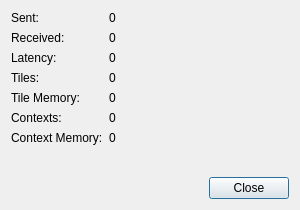
<?xml version="1.0" encoding="UTF-8"?>
<ui version="4.0">
 <class>NetStats</class>
 <widget class="QDialog" name="NetStats">
  <property name="geometry">
   <rect>
    <x>0</x>
    <y>0</y>
    <width>300</width>
    <height>210</height>
   </rect>
  </property>
  <property name="windowTitle">
   <string>Statistics</string>
  </property>
  <layout class="QFormLayout">
   <item row="0" column="0">
    <widget class="QLabel">
     <property name="text">
      <string>Sent:</string>
     </property>
    </widget>
   </item>
   <item row="0" column="1">
    <widget class="QLabel" name="sentLabel">
     <property name="text">
      <string notr="true">0</string>
     </property>
     <property name="textFormat">
      <enum>Qt::PlainText</enum>
     </property>
    </widget>
   </item>
   <item row="1" column="0">
    <widget class="QLabel">
     <property name="text">
      <string>Received:</string>
     </property>
    </widget>
   </item>
   <item row="1" column="1">
    <widget class="QLabel" name="recvLabel">
     <property name="text">
      <string notr="true">0</string>
     </property>
     <property name="textFormat">
      <enum>Qt::PlainText</enum>
     </property>
    </widget>
   </item>
   <item row="2" column="0">
    <widget class="QLabel">
     <property name="text">
      <string>Latency:</string>
     </property>
    </widget>
   </item>
   <item row="2" column="1">
    <widget class="QLabel" name="lagLabel">
     <property name="text">
      <string notr="true">0</string>
     </property>
     <property name="textFormat">
      <enum>Qt::PlainText</enum>
     </property>
    </widget>
   </item>
   <item row="3" column="0">
    <widget class="QLabel">
     <property name="text">
      <string>Tiles:</string>
     </property>
    </widget>
   </item>
   <item row="3" column="1">
    <widget class="QLabel" name="tilesLabel">
     <property name="text">
      <string notr="true">0</string>
     </property>
    </widget>
   </item>
   <item row="4" column="0">
    <widget class="QLabel">
     <property name="text">
      <string>Tile Memory:</string>
     </property>
    </widget>
   </item>
   <item row="4" column="1">
    <widget class="QLabel" name="tileMemoryLabel">
     <property name="text">
      <string notr="true">0</string>
     </property>
    </widget>
   </item>
   <item row="5" column="0">
    <widget class="QLabel">
     <property name="text">
      <string>Contexts:</string>
     </property>
    </widget>
   </item>
   <item row="6" column="0">
    <widget class="QLabel">
     <property name="text">
      <string>Context Memory:</string>
     </property>
    </widget>
   </item>
   <item row="6" column="1">
    <widget class="QLabel" name="contextMemoryLabel">
     <property name="text">
      <string notr="true">0</string>
     </property>
    </widget>
   </item>
   <item row="7" column="0">
    <spacer>
     <property name="orientation">
      <enum>Qt::Vertical</enum>
     </property>
     <property name="sizeHint" stdset="0">
      <size>
       <width>20</width>
       <height>0</height>
      </size>
     </property>
    </spacer>
   </item>
   <item row="8" column="0" colspan="2">
    <widget class="QDialogButtonBox" name="buttonBox">
     <property name="standardButtons">
      <set>QDialogButtonBox::Close</set>
     </property>
    </widget>
   </item>
   <item row="5" column="1">
    <widget class="QLabel" name="contextsLabel">
     <property name="text">
      <string notr="true">0</string>
     </property>
    </widget>
   </item>
  </layout>
 </widget>
 <resources/>
 <connections>
  <connection>
   <sender>buttonBox</sender>
   <signal>accepted()</signal>
   <receiver>NetStats</receiver>
   <slot>accept()</slot>
   <hints>
    <hint type="sourcelabel">
     <x>124</x>
     <y>142</y>
    </hint>
    <hint type="destinationlabel">
     <x>124</x>
     <y>81</y>
    </hint>
   </hints>
  </connection>
  <connection>
   <sender>buttonBox</sender>
   <signal>rejected()</signal>
   <receiver>NetStats</receiver>
   <slot>reject()</slot>
   <hints>
    <hint type="sourcelabel">
     <x>124</x>
     <y>142</y>
    </hint>
    <hint type="destinationlabel">
     <x>124</x>
     <y>81</y>
    </hint>
   </hints>
  </connection>
 </connections>
</ui>
